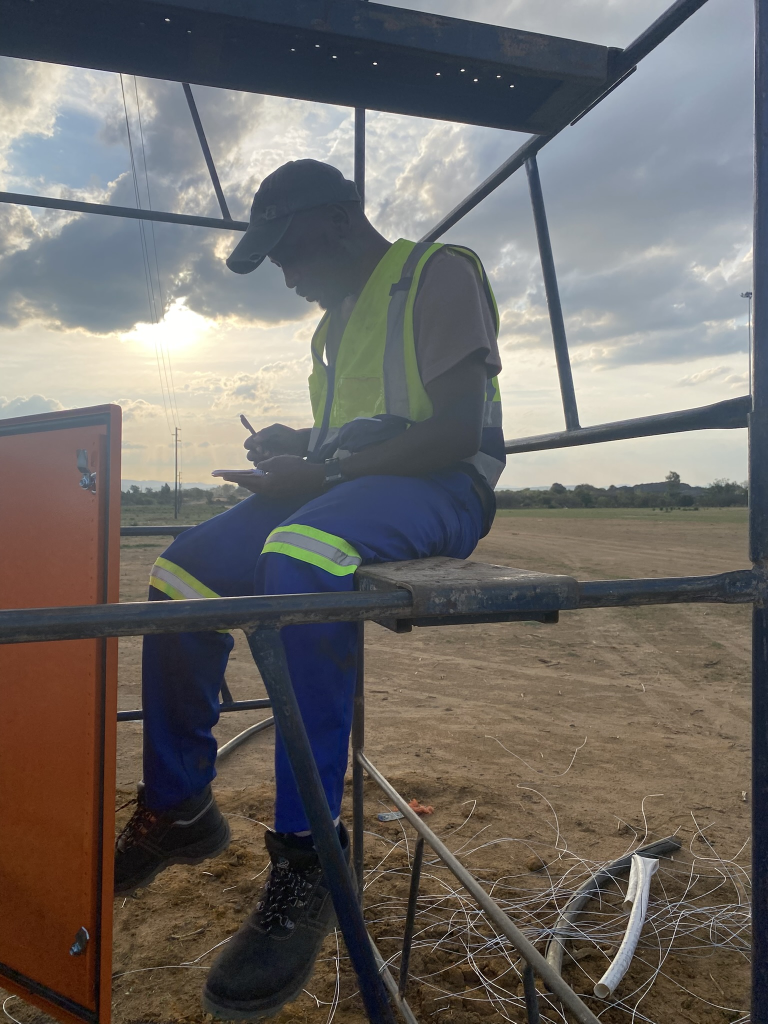
#> input picture Images/MyWorks/IMG_0693.JPEG, 1536 x 2048 px (shown at 1/2 size)
$ python compose_landscape.py
#> lines starting #> are read from the running program, lines starting #| are printed output that depends on the picture
from PIL import Image
from pathlib import Path

def make_landscape(image_paths, out_path, target_height=None, bg_color=(255,255,255)):
#> called with target_height = 900, bg_color = (255, 255, 255)
    imgs = [Image.open(p).convert('RGB') for p in image_paths]
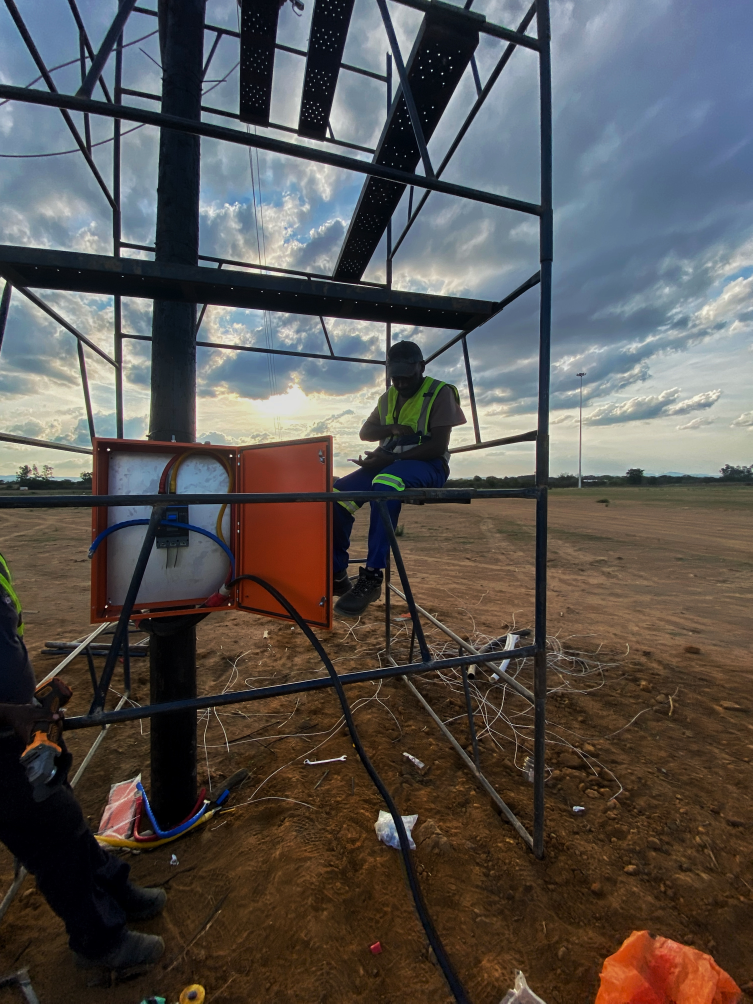
#> input picture Images/MyWorks/Snapseed.JPEG, 3010 x 4013 px (shown at 1/4 size)
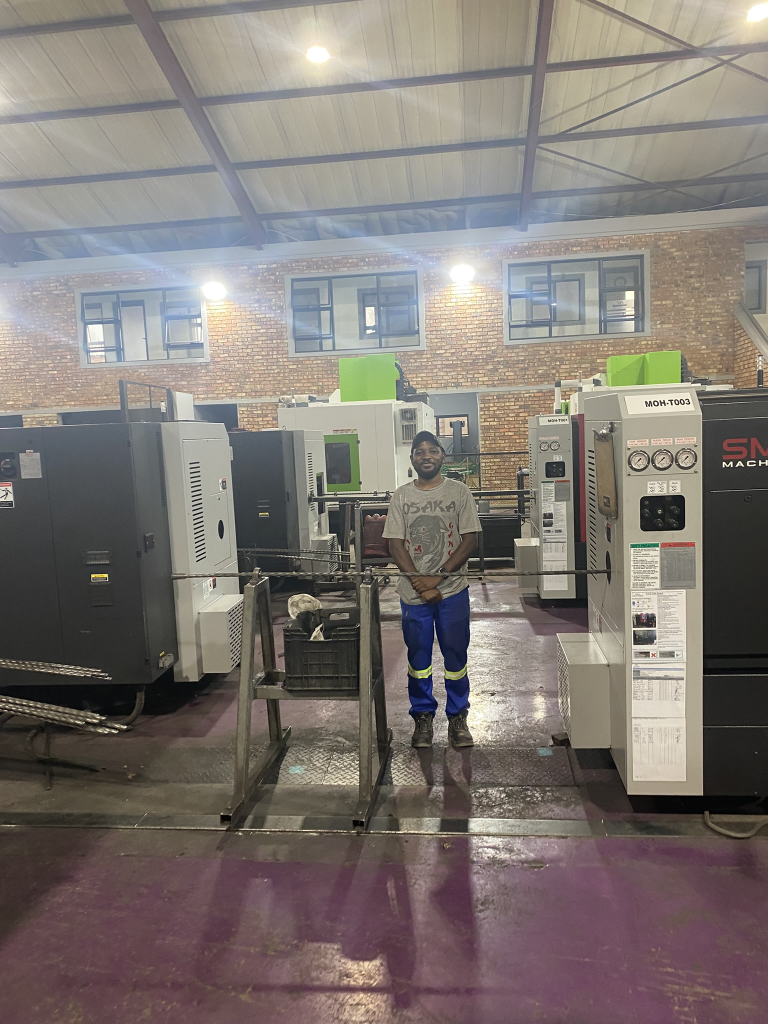
#> input picture Images/MyWorks/IMG_1173.JPEG, 1536 x 2048 px (shown at 1/2 size)
#> imgs = 3 items
    if target_height is None:
        target_height = min(i.height for i in imgs)
    resized = []
    for im in imgs:
        w, h = im.size
        new_w = int(w * (target_height / h))
        resized.append(im.resize((new_w, target_height), Image.LANCZOS))
#> this loop made 3 passes
#> (w, h) on passes 1 to 3: (1536, 2048), (3010, 4013), (1536, 2048)
#> after the loop, resized = 3 items

    total_w = sum(i.width for i in resized)
#> total_w = 2025
    out = Image.new('RGB', (total_w, target_height), color=bg_color)
#> out: PIL image 2025x900 RGB; every value is 255
    x = 0
    for im in resized:
        out.paste(im, (x, 0))
        x += im.width
#> this loop made 3 passes
#> x on passes 1 to 3: 675, 1350, 2025
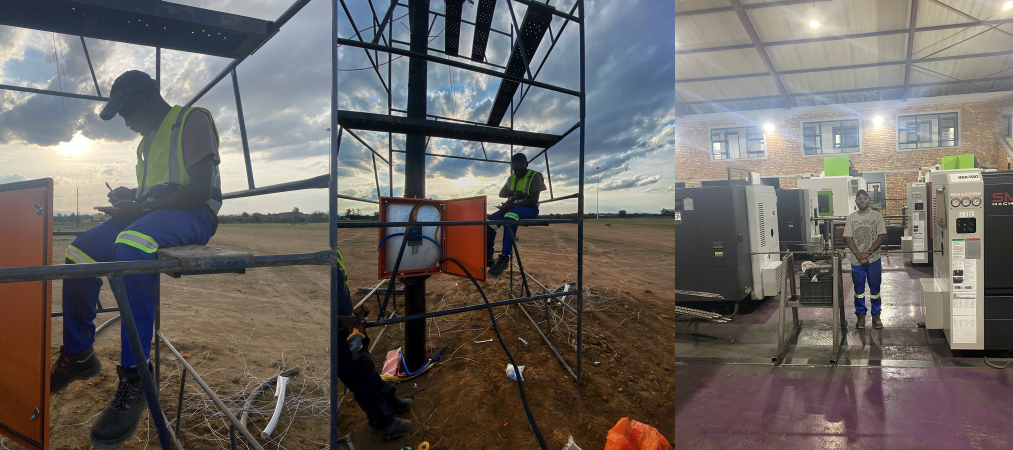
#> out: PIL image 2025x900 RGB (shown at 1/2 size); mean R, G, B 108.2, 103.1, 99.5
#> after the loop, x = 2025

    out_path.parent.mkdir(parents=True, exist_ok=True)
    out.save(out_path, quality=90)
    print(f"Saved composite to {out_path}")

if __name__ == '__main__':
    base = Path(__file__).resolve().parents[1]
    imgs = [
        base / 'Images' / 'MyWorks' / 'IMG_0693.JPEG',
        base / 'Images' / 'MyWorks' / 'Snapseed.JPEG',
        base / 'Images' / 'MyWorks' / 'IMG_1173.JPEG',
    ]
    out = base / 'Images' / 'MyWorks' / 'landscape_composite.jpg'
    make_landscape(imgs, out, target_height=900)
